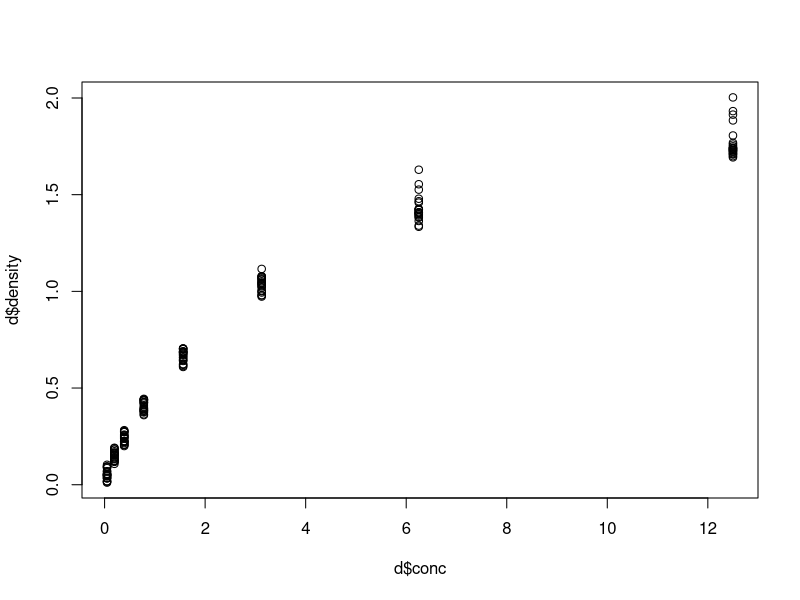
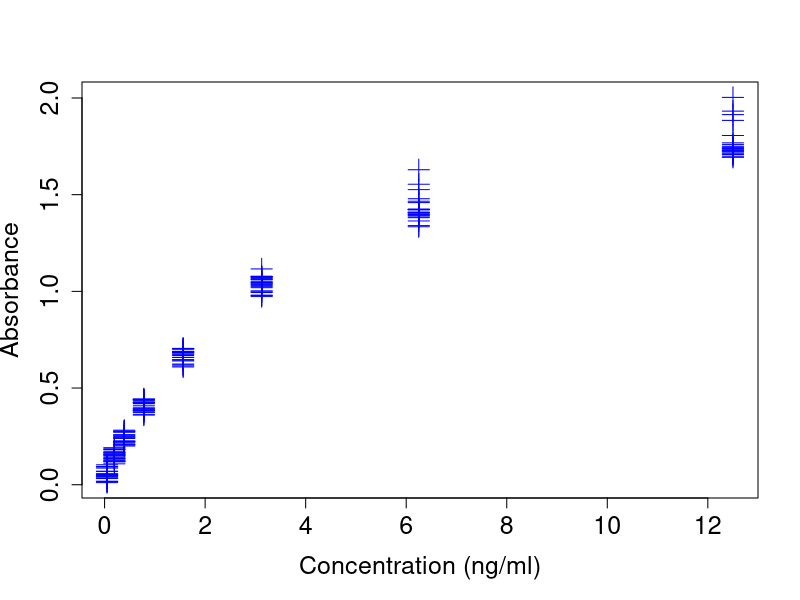
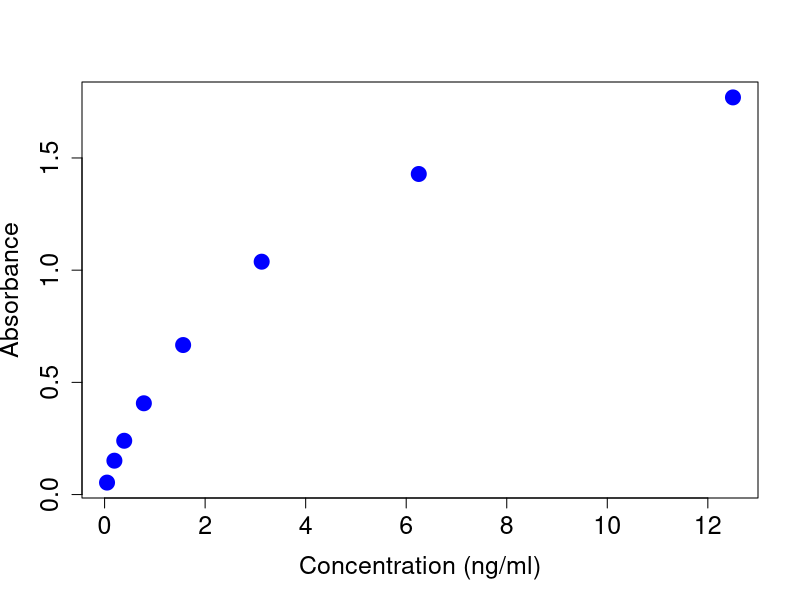
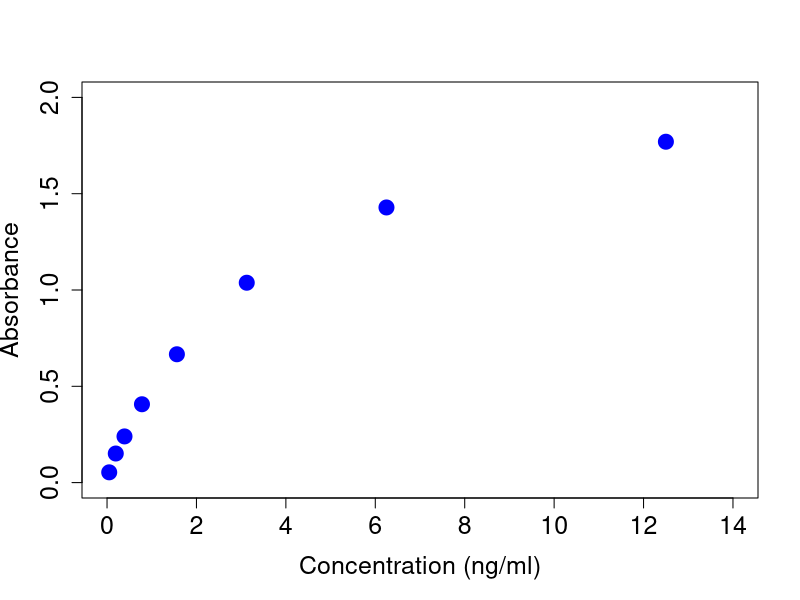

Recreate these plots in R, in order.
# Scatter plot

# Data used: Default dataset 'DNase' of R
# The data
d <- DNase
# Our first scatter plot
plot(d$conc, d$density)
# Formatting the plot
# xlab, ylab for axes labels
# pch for symbol or shape of points
# col for color of symbol
# cex size of symbol
# cex.axis and cex. label for font sizes

plot (d$conc,
      d$density,
      xlab = "Concentration (ng/ml)",
      ylab = "Absorbance",
      pch = 3,
      col = "blue",
      cex = 2,
      cex.axis = 1.5,
      cex.lab = 1.5)

# Plot the mean of multiple runs
# Calculate the mean absorbance for
# each concentration using aggregate()

d.avg <- aggregate(density ~ conc, d, mean)


# Plot conc vs mean absorbance

plot(d.avg$conc, d.avg$density,
     xlab = "Concentration (ng/ml)",
     ylab = "Absorbance",
     pch = 19,
     col = "blue",
     cex = 2,
     cex.axis = 1.5,
     cex.lab = 1.5)

# Edit axes limits
# Set xlim and ylim arguments
plot(d.avg$conc, d.avg$density,
     xlab = "Concentration (ng/ml)",
     ylab = "Absorbance",
     pch = 19,
     col = "blue",
     cex = 2,
     cex.axis = 1.5,
     cex.lab = 1.5,
     xlim = c(0, 14),
     ylim = c(0,2))
